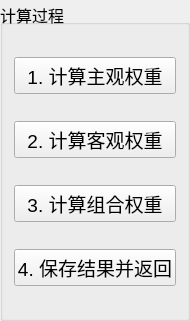
  <widget class="QGroupBox" name="groupBox_c">
   <property name="geometry">
    <rect>
     <x>10</x>
     <y>320</y>
     <width>190</width>
     <height>321</height>
    </rect>
   </property>
   <property name="minimumSize">
    <size>
     <width>190</width>
     <height>311</height>
    </size>
   </property>
   <property name="font">
    <font>
     <pointsize>12</pointsize>
    </font>
   </property>
   <property name="title">
    <string>计算过程</string>
   </property>
   <property name="alignment">
    <set>Qt::AlignBottom|Qt::AlignLeading|Qt::AlignLeft</set>
   </property>
   <property name="flat">
    <bool>false</bool>
   </property>
   <layout class="QVBoxLayout" name="verticalLayout">
    <item>
     <widget class="QPushButton" name="pushButton_s1">
      <property name="font">
       <font>
        <pointsize>14</pointsize>
       </font>
      </property>
      <property name="text">
       <string>1. 计算主观权重</string>
      </property>
     </widget>
    </item>
    <item>
     <widget class="QPushButton" name="pushButton_s2">
      <property name="font">
       <font>
        <pointsize>14</pointsize>
       </font>
      </property>
      <property name="text">
       <string>2. 计算客观权重</string>
      </property>
     </widget>
    </item>
    <item>
     <widget class="QPushButton" name="pushButton_s3">
      <property name="font">
       <font>
        <pointsize>14</pointsize>
       </font>
      </property>
      <property name="text">
       <string>3. 计算组合权重</string>
      </property>
     </widget>
    </item>
    <item>
     <widget class="QPushButton" name="pushButton_s4">
      <property name="font">
       <font>
        <pointsize>14</pointsize>
       </font>
      </property>
      <property name="text">
       <string>4. 保存结果并返回</string>
      </property>
     </widget>
    </item>
   </layout>
  </widget>
